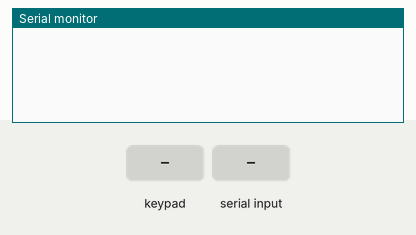
Simulated run of this sketch. Board: Arduino Uno, built with avr-gcc and run on an emulated ATmega328P. Parts: the last lines printed to the serial monitor. The test bench sets the inputs (shaded band).

Above: at 1.2 s.
1.3 s: key 'A' pressed
At 2.2 s:
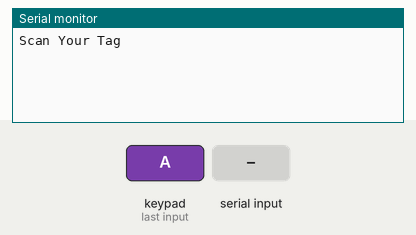
2.8 s: "A" received over Serial
At 3.5 s:
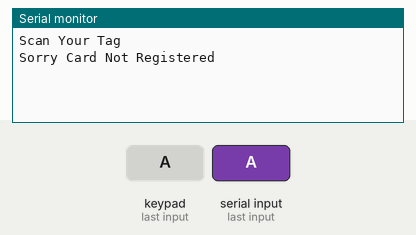

The sketch:

Rfidandkeypad.ino
```cpp
#include <Keypad.h>

const byte r =4;
const byte c =4;
char keys[r][c] ={
  {'1','2','3','A'},
  {'4','5','6','B'},
  {'7','8','9','C'},
  {'*','0','#','D'},
};
byte rowPins[r] = {2,3,4,5};
byte colmPins[c] = {6,7,8,9};
Keypad keypad =Keypad(makeKeymap(keys), rowPins,colmPins,r,c);
int count = 0,pin1=1247,i=0;                                          // count = 0
char input[12];                                         // character array of size 12
boolean flag = 0,done=0;

char tag[] ="090096E8E691";
void setup()
{
  Serial.begin(9600);
}
/*int pinP()
{ char key = keypad.getKey();
  if(key){
    Serial.print(key);
     }
return key;
}*/
void loop()
{
  char key=keypad.getKey();
  if(key=='A'){
 Serial.println("Scan Your Tag");
  }
  if((key=='C') && (done==1))
  {Serial.println("PIN ACCEPTED");
  }
 if(Serial.available())
   {
      count = 0;
      while(Serial.available() && count < 12)          // Read 12 characters and store them in input array
      {
         input[count] = Serial.read();
         count++;
         delay(5);
      }
for(i=0;i<12;i++)
{if(tag[i] == input[i])
{flag=1;
}else
{flag=0;
  }
}


if(flag==1) // If flag variable is 1, then it means the tags match
{
  Serial.println("Welcome Sudhanshu Sharma ");
  Serial.println("Please enter pin ");
  done = 1;
}
if(flag==0)
{ done=0;
  Serial.println("Sorry Card Not Registered ");
   }

}
}
```

Measured:
- after the input at 1.3 s, the serial monitor: prints a new line at once (image 1)
- after the input at 2.8 s, the serial monitor: prints a new line at once (image 2)
